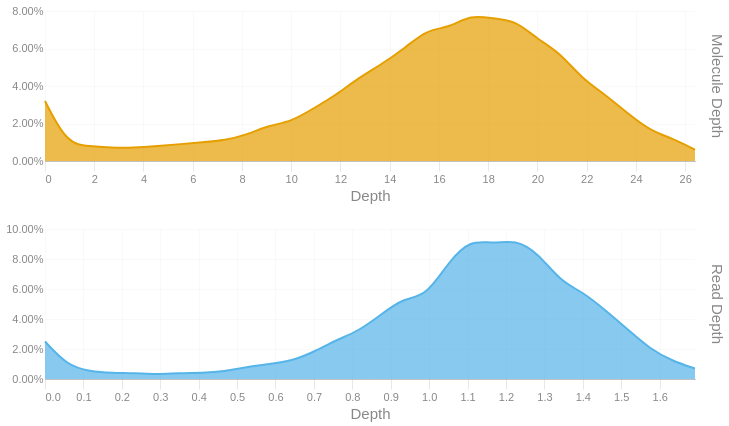

This figure's notebook cell:
### Code cell
readdep = depth_hist(tb['Read Depth'], q99, 3)
readdep = readdep.with_columns(pl.lit('Read Depth').alias('Metric'))
if not SKIPLR:
    moldep = depth_hist(tb['Molecule Depth'], mol_q99, 1)
    moldep = moldep.with_columns(pl.lit('Molecule Depth').alias('Metric'))
    _hist = pl.concat([readdep, moldep])
    _hist = _hist.filter(pl.col('Proportion') != 0)
    with SafeRender(_hist):
        (
            alt.Chart(_hist)        
            .mark_area(interpolate = "basis")
            .encode(
                x=alt.X('Bin:Q').scale(domainMin=0).axis(alt.Axis(title='Depth')),
                y = alt.Y('Proportion:Q', title = None).axis(format = '.2%'),
                color = alt.Color('Metric:N').legend(None),
                row = alt.Row("Metric:N").header(title = None, labelOrient = 'right'),
                tooltip = [
                    alt.Tooltip("Metric:N", title = "Metric"),
                    alt.Tooltip('Interval:N', title = "Depth Interval"),
                    alt.Tooltip('Proportion:Q', title = "% Alignments").format('.2%')
                ]
            )
            .resolve_scale(x='independent', y='independent')
            .properties(
                height = 150, width = 650,
                usermeta={'embedOptions': {'downloadFileName': f'{samplename}.depth.hist'}}
            )
        ).display()
else:
    readdep = readdep.filter(pl.col('Proportion') != 0)
    with SafeRender(readdep):
        (
            alt.Chart(readdep)        
            .mark_area(interpolate = "basis")
            .encode(
                x=alt.X('Bin:Q').scale(domainMin=0).axis(alt.Axis(title='Depth')),
                y = alt.Y('Proportion:Q', title = None).axis(format = '.2%'),
                tooltip = [
                    alt.Tooltip('Interval:N', title = "Depth Interval"),
                    alt.Tooltip('Proportion:Q', title = "% Alignments").format('.2%')
                ]
            )
            .properties(
                usermeta={'embedOptions': {'downloadFileName': f'{samplename}.depth.hist'}}
            )
        ).display()

### Figure 1 — Vega-Lite specification as saved in the notebook (floating-point values rounded to 4 significant figures)
{"width": 650, "height": 150, "config": {"title": {"anchor": "start", "dy": -15, "fontSize": 18, "color": "#888888", "subtitleColor": "#888888", "subtitleFontSize": 14}, "arc": {"fill": "#0072B2"}, "axis": {"domainColor": "#888888", "domainWidth": 0.5, "gridWidth": 0.2, "grid": false, "titleFontWeight": 400, "titleFontSize": 15, "labelFontSize": 11, "labelColor": "#888888", "tickColor": "#888888", "tickWidth": 0.2, "titleColor": "#888888"}, "axisBand": {"grid": false}, "axisX": {"grid": true, "tickSize": 10, "domainCap": "round"}, "axisY": {"domain": false, "grid": true, "tickSize": 0, "domainCap": "round"}, "background": "transparent", "header": {"labelFontSize": 15, "labelColor": "#888888", "titleFontSize": 15, "titleFontWeight": 600, "titleColor": "#888888"}, "legend": {"labelFont": "sans-serif", "labelFontSize": 12, "labelColor": "#888888", "symbolSize": 100, "symbolType": "circle", "titleFontSize": 12, "titlePadding": 10, "titleColor": "#888888", "title": null}, "range": {"category": ["#E69F00", "#56B4E9", "#009E73", "#F0E442", "#0072B2", "#D55E00", "#CC79A7", "#000000"], "diverging": ["#cfe8f3", "#a2d4ec", "#73bfe2", "#46abdb", "#1696d2", "#12719e"]}, "area": {"fill": "#0072B2", "fillOpacity": 0.7, "line": true, "strokeOpacity": 0.7}, "line": {"color": "#0072B2", "stroke": "#0072B2", "strokeWidth": 2}, "trail": {"color": "#0072B2", "stroke": "#0072B2", "strokeWidth": 0, "size": 1}, "point": {"filled": true, "fillOpacity": 1.0, "size": 95}, "text": {"color": "#888888", "fontSize": 11, "align": "right", "fontWeight": 400, "size": 11}, "bar": {"fill": "#0072B2", "stroke": null}, "view": {"stroke": null, "continuousWidth": 660, "continuousHeight": 400}}, "data": {"name": "data-934129b0c41ed7a5c710c71f92a6d387"}, "mark": {"type": "area", "interpolate": "basis"}, "encoding": {"color": {"field": "Metric", "legend": null, "type": "nominal"}, "row": {"field": "Metric", "header": {"title": null, "labelOrient": "right"}, "type": "nominal"}, "tooltip": [{"field": "Metric", "title": "Metric", "type": "nominal"}, {"field": "Interval", "title": "Depth Interval", "type": "nominal"}, {"field": "Proportion", "format": ".2%", "title": "% Alignments", "type": "quantitative"}], "x": {"axis": {"title": "Depth"}, "field": "Bin", "scale": {"domainMin": 0}, "type": "quantitative"}, "y": {"axis": {"format": ".2%"}, "field": "Proportion", "title": null, "type": "quantitative"}}, "resolve": {"scale": {"x": "independent", "y": "independent"}}, "usermeta": {"embedOptions": {"downloadFileName": "S3_Annapolis_298.depth.hist"}}, "$schema": "https://vega.github.io/schema/vega-lite/v6.1.0.json", "datasets": {"data-934129b0c41ed7a5c710c71f92a6d387": [{"Bin": 0.0, "Interval": "0.0-0.058", "Proportion": 0.025, "Metric": "Read Depth"}, {"Bin": 0.058, "Interval": "0.058-0.117", "Proportion": 0.009, "Metric": "Read Depth"}, {"Bin": 0.117, "Interval": "0.117-0.175", "Proportion": 0.005, "Metric": "Read Depth"}, {"Bin": 0.175, "Interval": "0.175-0.233", "Proportion": 0.004, "Metric": "Read Depth"}, {"Bin": 0.233, "Interval": "0.233-0.292", "Proportion": 0.004, "Metric": "Read Depth"}, {"Bin": 0.292, "Interval": "0.292-0.35", "Proportion": 0.003, "Metric": "Read Depth"}, {"Bin": 0.35, "Interval": "0.35-0.408", "Proportion": 0.004, "Metric": "Read Depth"}, {"Bin": 0.408, "Interval": "0.408-0.467", "Proportion": 0.004, "Metric": "Read Depth"}, {"Bin": 0.467, "Interval": "0.467-0.525", "Proportion": 0.005, "Metric": "Read Depth"}, {"Bin": 0.525, "Interval": "0.525-0.583", "Proportion": 0.008, "Metric": "Read Depth"}, {"Bin": 0.583, "Interval": "0.583-0.642", "Proportion": 0.01, "Metric": "Read Depth"}, {"Bin": 0.642, "Interval": "0.642-0.7", "Proportion": 0.012, "Metric": "Read Depth"}, {"Bin": 0.7, "Interval": "0.7-0.758", "Proportion": 0.018, "Metric": "Read Depth"}, {"Bin": 0.758, "Interval": "0.758-0.817", "Proportion": 0.026, "Metric": "Read Depth"}, {"Bin": 0.817, "Interval": "0.817-0.875", "Proportion": 0.032, "Metric": "Read Depth"}, {"Bin": 0.875, "Interval": "0.875-0.933", "Proportion": 0.043, "Metric": "Read Depth"}, {"Bin": 0.933, "Interval": "0.933-0.992", "Proportion": 0.054, "Metric": "Read Depth"}, {"Bin": 0.992, "Interval": "0.992-1.05", "Proportion": 0.055, "Metric": "Read Depth"}, {"Bin": 1.05, "Interval": "1.05-1.108", "Proportion": 0.078, "Metric": "Read Depth"}, {"Bin": 1.108, "Interval": "1.108-1.167", "Proportion": 0.093, "Metric": "Read Depth"}, {"Bin": 1.167, "Interval": "1.167-1.225", "Proportion": 0.09, "Metric": "Read Depth"}, {"Bin": 1.225, "Interval": "1.225-1.283", "Proportion": 0.093, "Metric": "Read Depth"}, {"Bin": 1.283, "Interval": "1.283-1.342", "Proportion": 0.084, "Metric": "Read Depth"}, {"Bin": 1.342, "Interval": "1.342-1.4", "Proportion": 0.065, "Metric": "Read Depth"}, {"Bin": 1.4, "Interval": "1.4-1.458", "Proportion": 0.058, "Metric": "Read Depth"}, {"Bin": 1.458, "Interval": "1.458-1.517", "Proportion": 0.046, "Metric": "Read Depth"}, {"Bin": 1.517, "Interval": "1.517-1.575", "Proportion": 0.033, "Metric": "Read Depth"}, {"Bin": 1.575, "Interval": "1.575-1.633", "Proportion": 0.02, "Metric": "Read Depth"}, {"Bin": 1.633, "Interval": "1.633-1.692", "Proportion": 0.012, "Metric": "Read Depth"}, {"Bin": 1.692, "Interval": "1.692-1.75", "Proportion": 0.007, "Metric": "Read Depth"}, {"Bin": 0.0, "Interval": "0.0-0.9", "Proportion": 0.032, "Metric": "Molecule Depth"}, {"Bin": 0.9, "Interval": "0.9-1.8", "Proportion": 0.009, "Metric": "Molecule Depth"}, {"Bin": 1.8, "Interval": "1.8-2.7", "Proportion": 0.008, "Metric": "Molecule Depth"}, {"Bin": 2.7, "Interval": "2.7-3.6", "Proportion": 0.007, "Metric": "Molecule Depth"}, {"Bin": 3.6, "Interval": "3.6-4.6", "Proportion": 0.007, "Metric": "Molecule Depth"}, {"Bin": 4.6, "Interval": "4.6-5.5", "Proportion": 0.008, "Metric": "Molecule Depth"}, {"Bin": 5.5, "Interval": "5.5-6.4", "Proportion": 0.009, "Metric": "Molecule Depth"}, {"Bin": 6.4, "Interval": "6.4-7.3", "Proportion": 0.01, "Metric": "Molecule Depth"}, {"Bin": 7.3, "Interval": "7.3-8.2", "Proportion": 0.011, "Metric": "Molecule Depth"}, {"Bin": 8.2, "Interval": "8.2-9.1", "Proportion": 0.014, "Metric": "Molecule Depth"}, {"Bin": 9.1, "Interval": "9.1-10.0", "Proportion": 0.019, "Metric": "Molecule Depth"}, {"Bin": 10.0, "Interval": "10.0-10.9", "Proportion": 0.021, "Metric": "Molecule Depth"}, {"Bin": 10.9, "Interval": "10.9-11.8", "Proportion": 0.028, "Metric": "Molecule Depth"}, {"Bin": 11.8, "Interval": "11.8-12.7", "Proportion": 0.035, "Metric": "Molecule Depth"}, {"Bin": 12.7, "Interval": "12.7-13.6", "Proportion": 0.044, "Metric": "Molecule Depth"}, {"Bin": 13.6, "Interval": "13.6-14.6", "Proportion": 0.051, "Metric": "Molecule Depth"}, {"Bin": 14.6, "Interval": "14.6-15.5", "Proportion": 0.06, "Metric": "Molecule Depth"}, {"Bin": 15.5, "Interval": "15.5-16.4", "Proportion": 0.07, "Metric": "Molecule Depth"}, {"Bin": 16.4, "Interval": "16.4-17.3", "Proportion": 0.071, "Metric": "Molecule Depth"}, {"Bin": 17.3, "Interval": "17.3-18.2", "Proportion": 0.078, "Metric": "Molecule Depth"}, {"Bin": 18.2, "Interval": "18.2-19.1", "Proportion": 0.076, "Metric": "Molecule Depth"}, {"Bin": 19.1, "Interval": "19.1-20.0", "Proportion": 0.075, "Metric": "Molecule Depth"}, {"Bin": 20.0, "Interval": "20.0-20.9", "Proportion": 0.065, "Metric": "Molecule Depth"}, {"Bin": 20.9, "Interval": "20.9-21.8", "Proportion": 0.058, "Metric": "Molecule Depth"}, {"Bin": 21.8, "Interval": "21.8-22.8", "Proportion": 0.044, "Metric": "Molecule Depth"}, {"Bin": 22.8, "Interval": "22.8-23.7", "Proportion": 0.035, "Metric": "Molecule Depth"}, {"Bin": 23.7, "Interval": "23.7-24.6", "Proportion": 0.025, "Metric": "Molecule Depth"}, {"Bin": 24.6, "Interval": "24.6-25.5", "Proportion": 0.016, "Metric": "Molecule Depth"}, {"Bin": 25.5, "Interval": "25.5-26.4", "Proportion": 0.012, "Metric": "Molecule Depth"}, {"Bin": 26.4, "Interval": "26.4-27.3", "Proportion": 0.006, "Metric": "Molecule Depth"}]}}
